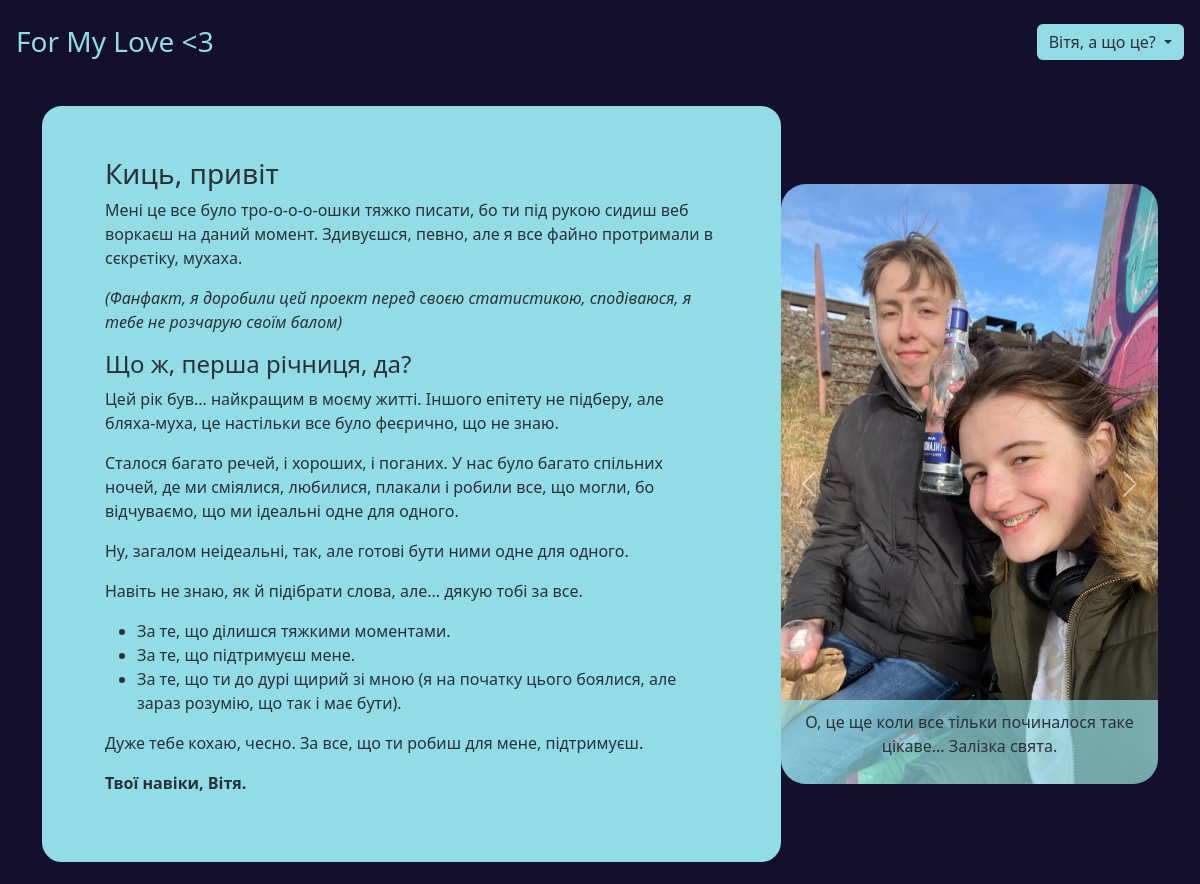
The page /year-1-2023-2024/ on the database its author committed.
### main/models.py (models this page shows, shortened)
class YearlyCards(models.Model):
    name = models.CharField(max_length=100)
    year = models.IntegerField()
    contents = models.TextField()
    slug = models.SlugField(unique=True, blank=True)

class Photo(models.Model):
    card = models.ForeignKey(YearlyCards, related_name='photos', on_delete=models.CASCADE)
    image = models.ImageField(upload_to='photos/')
    caption = models.CharField(max_length=255, blank=True)

### main/views.py (the view)
# urls.py: path('<slug:slug>/', main.views.card_detail, name='card_info'),
def card_detail(request, slug):
    card = get_object_or_404(YearlyCards, slug=slug)
    return render(request, 'card_detail.html', {'card': card})

### templates/card_detail.html (shortened to what this page needs)
{% extends 'home.html' %}
{% block content %}
    <body class="d-flex h-100 text-center text-bg-dark" style="background-color: #C1CEFE !important; color: #2B303A;">
        <main class="container d-flex justify-content-center align-items-center" style="height: 100vh;">
            <div class="container-content d-flex text-center">
                <div class="card-content card d-flex text-start p-5 mx-auto" data-bs-spy="scroll" style="width: fit-content; height: max-content;">
                    {{ card.contents|safe }}
                </div>
                {% if card.photos.all %}
                    <div id="photoCarousel" class="carousel slide mx-0" data-bs-ride="carousel">
                        <div class="carousel-inner">
                            {% for photo in card.photos.all %}
                                <div class="carousel-item {% if forloop.first %}active{% endif %}">
                                    <img src="{{ photo.image.url }}" class="d-block w-100" alt="{{ photo.caption }}">
                                    <div class="carousel-caption d-block custom-caption">
                                        <p>{{ photo.caption }}</p>
                                    </div>
                                </div>
                            {% endfor %}
                        </div>
                        <a class="carousel-control-prev" href="#photoCarousel" role="button" data-bs-slide="prev">
                            <span class="carousel-control-prev-icon" aria-hidden="true"></span>
                        </a>
                        <a class="carousel-control-next" href="#photoCarousel" role="button" data-bs-slide="next">
                            <span class="carousel-control-next-icon" aria-hidden="true"></span>
                        </a>
                    </div>
                {% endif %}
            </div>
        </main>
    </body>
{% endblock %}

### templates/home.html (shortened to what this page needs)
{% load static %}
{% load django_bootstrap5 %}
{% bootstrap_css %}
<!DOCTYPE html>
<html lang="en" class="h-100" data-bs-theme="auto">
<head>
    <link href="https://cdn.jsdelivr.net/npm/bootstrap@5.3.3/dist/css/bootstrap.min.css" rel="stylesheet"
>
    <link href="{% static 'fontawesomefree/css/fontawesome.css' %}" rel="stylesheet" type="text/css">
    <link href="{% static 'fontawesomefree/css/brands.css' %}" rel="stylesheet" type="text/css">
    <link href="{% static 'fontawesomefree/css/solid.css' %}" rel="stylesheet" type="text/css">
</head>
<body class="d-flex h-100 text-center text-bg-dark" style="background-color: #140F2D !important;">
<div class="cover-container d-flex w-100 h-100 p-3 mx-auto flex-column">
    <header class="mb-3 w-100 sticky-lg-top navbar">
        <div>
            <a href="{% url 'home' %}" style="text-decoration: none; color: #92DCE5"><h3 class="float-md-start mb-0">For My Love <3</h3></a>
        </div>
        <div class="dropdown-menu-end float-md-end">
                <button class="btn btn-secondary dropdown-toggle" type="button" id="dropdownMenuButton"
                        data-bs-toggle="dropdown" aria-expanded="false" style="background-color: #92DCE5; border: none; color: #2B303A">
                   Вітя, а що це?
                </button>
            </div>
    </header>
    <main>
    {% block content %}{% endblock %}
</main>
</div>
</body>
</html>

### templates/home.html (style rules this page uses)
* { color: #2B303A; }
.card { background-color: #92DCE5; border: 3px solid #92DCE5; border-radius: 20px; color: #2B303A; width: 350px; }
a, a:hover { text-decoration: none; color: inherit; }

### templates/card_detail.html (style rules this page uses)
.carousel { height: 600px; width: 600px; }
.carousel-inner { max-width: 100%; max-height: 100%; margin: auto; }
.carousel-item img { width: 100%; height: 100%; object-fit: cover; border-radius: 25px; }
.custom-caption { position: absolute; left: 0; bottom: 0; width: 100%; background-color: rgba(146, 220, 229, 0.7); color: white; padding: 10px; box-sizing: border-box; border-bottom-right-radius: 25px; border-bottom-left-radius: 25px; z-index: 10; }
@media (min-width: 769px) { .container-content { display: flex; justify-content: center; align-items: center; } }
@media (min-width: 769px) { .card-content { margin-right: 40px; } }

### rows shown on the page
YearlyCards: contents "Киць, привіт Мені це все було тро-о-о-о-ошки тяжко писати, бо ти під рукою сидиш веб воркаєш на даний момент. Здивуєшся, певно, але я все файно протримали в сєкрєтіку, мухаха. (Фанфакт, я доробили цей проект перед своєю статистикою, сподіваюся, я тебе не розчарую своїм балом) Що ж, перша річниця, да? Цей рік був... найкращим в моєму житті. Іншого епітету не підберу, але бляха-муха, це настільки все було феєрично, що не знаю. Сталося багато речей, і хороших, і поганих. У нас було багато спільних ночей, де ми сміялися, любилися, плакали і робили все, що могли, бо відчуваємо, що ми ідеальні одне для одного. Ну, загалом неідеальні, так, але готові бути ними одне для одного. Навіть не знаю, як й…"
Photo: image (picture), caption "О, це ще коли все тільки починалося таке цікаве... Залізка свята."
